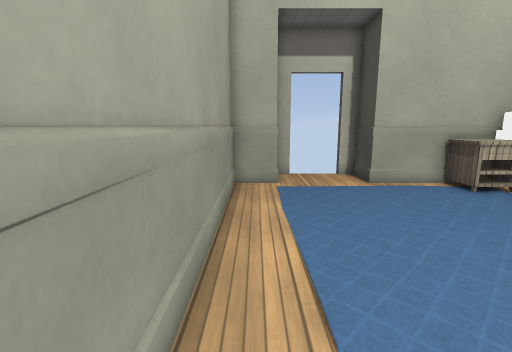
View 1 (above)

16 first-person views from a walk through a Godot game level. The camera is 1.2 m above the floor, tilts 10° down and sees 85° across. Doors that lead somewhere are drawn open, without their leaves. The floor is counted in squares, 0.5 m on a side. Each view is taken from the middle of a square. On the plan, view 1 faces up. The plan holds only what a view shows up to about 18 squares ahead; the rest is blank. Some surface patterns are stand-ins.

View 2
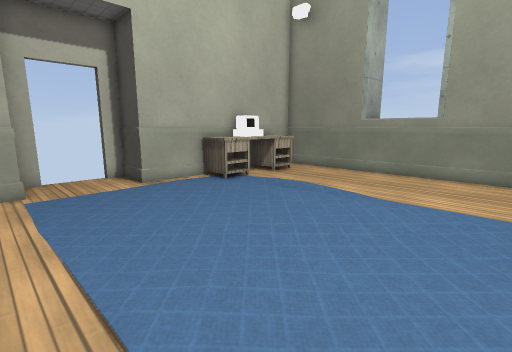

View 3
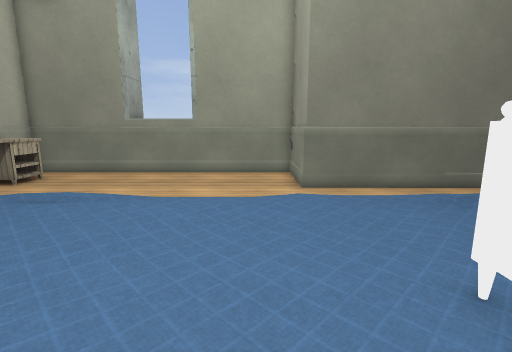

View 4
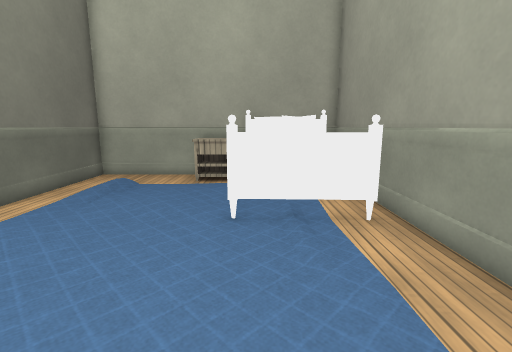

View 5
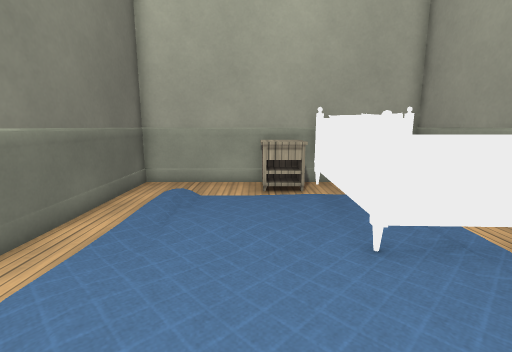

View 6
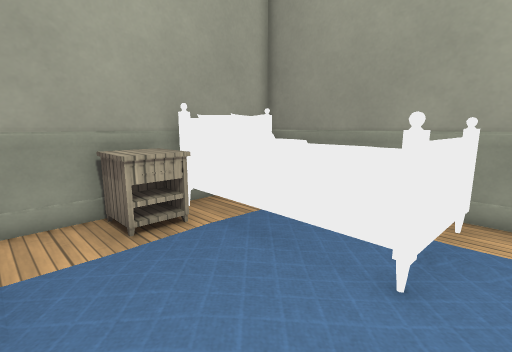

View 7
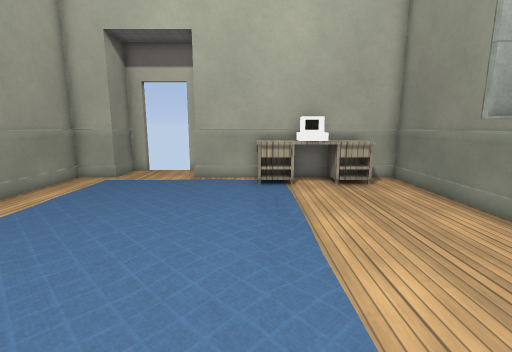

View 8
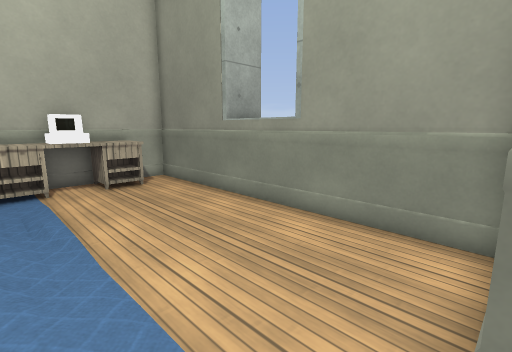

View 9
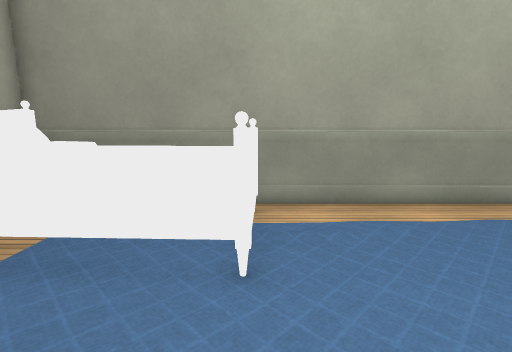

View 10
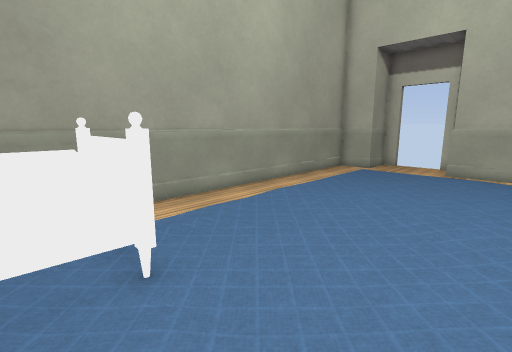

View 11
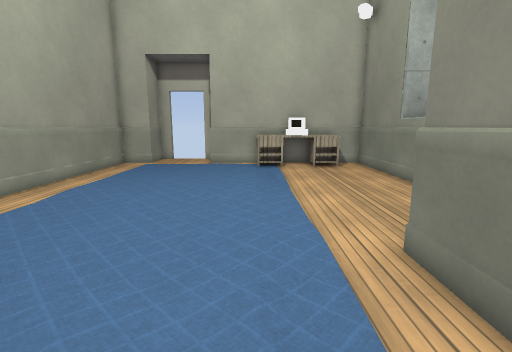

View 12
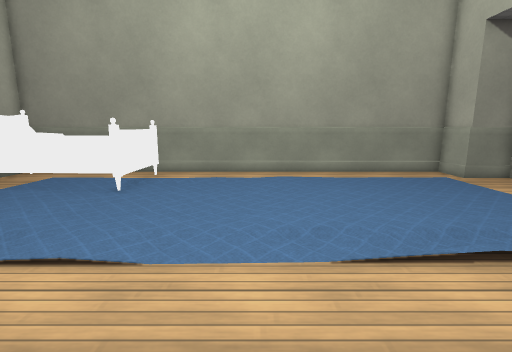

View 13
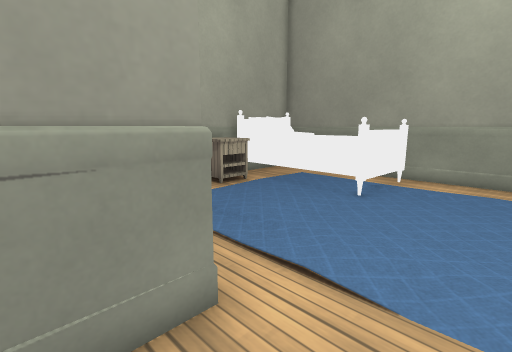

View 14
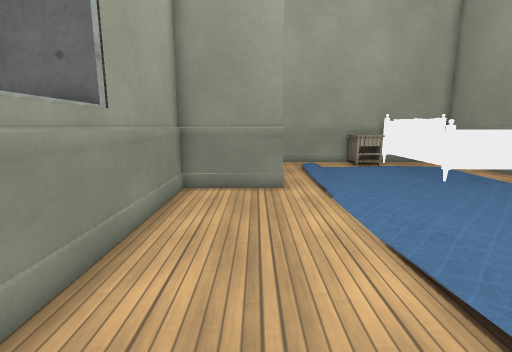

View 15
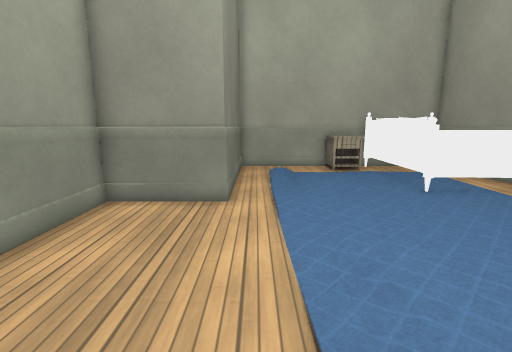

View 16
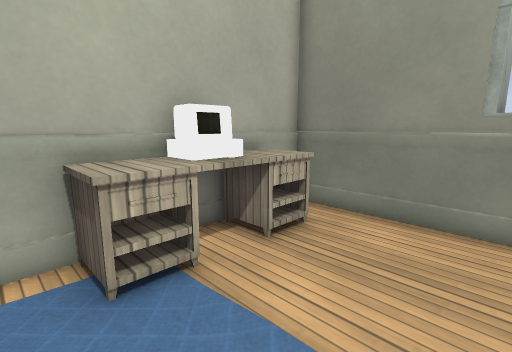

### Floor plan
Points are (right, up) in squares from view 1. A wall is a line through its corners. A room is listed if a view was taken in it or the views show most of it. See-through windows are left out.
Room 1 (views 1, 2, 3, 4, 5, 6, 7, 8, 9, 10, 11, 12, 13, 14, 15, 16)
walls: (15, 3.4) (17, 3.4); (17.1, 6.7) (15, 6.7); (6.4, -10.3) (10.9, -10.3) (10.9, -1.9) (15, -1.9) (15, 11.9) (5, 11.9) (5, 14) (4.1, 14); (1.7, 14) (0.9, 14) (0.9, 11.9) (-1.1, 11.9) (-1.1, -10.3)
ways out: open door at (3, 14)
objects: bed (0, -10) to (4, -3); drawers (4, -10) to (6, -8); desk (8, 10) to (13, 11); computer (10, 11) to (11, 11)

Where each view was taken, in squares from view 1:
view 1: 0 up, 0 right, facing up
view 2: 0 up, 0 right, facing up-right
view 3: 0 up, 0 right, facing right
view 4: 4 up, 3 right, facing down
view 5: 2 up, 6 right, facing down
view 6: 2 down, 8 right, facing down-left
view 7: 2 down, 8 right, facing up
view 8: 2 down, 8 right, facing up-right
view 9: 3 down, 8 right, facing left
view 10: 5 down, 8 right, facing up-left
view 11: 7 down, 8 right, facing up
view 12: 2 up, 14 right, facing left
view 13: 1 up, 13 right, facing down-left
view 14: 9 up, 12 right, facing down
view 15: 7 up, 10 right, facing down
view 16: 6 up, 7 right, facing up-right
